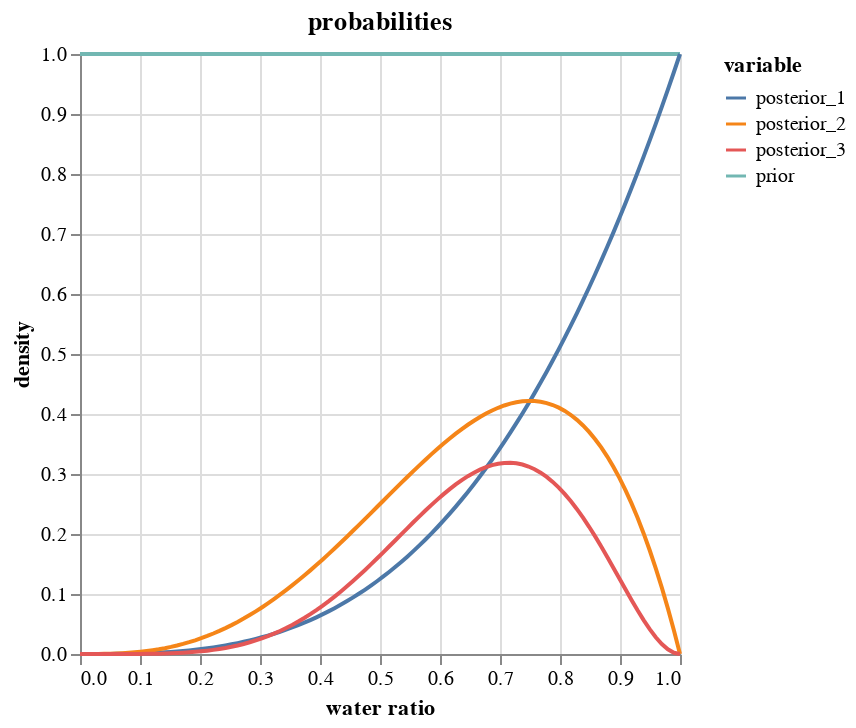

Notebook code cell kept with this figure:
### Code cell
# convert wide df to tall, keep `p_grid` column
df = df.melt("p_grid", value_name="density")

alt.Chart(df, title="probabilities").mark_line().encode(
    alt.X("p_grid", title="water ratio"),
    y="density",
    color="variable",
)

### Figure 1 — Vega-Lite specification as saved in the notebook (floating-point values rounded to 4 significant figures; data arrays with more than 128 entries replaced by an {"elided": "..."} marker saying what was removed)
{"$schema": "https://vega.github.io/schema/vega-lite/v5.20.1.json", "config": {"view": {"continuousHeight": 300, "continuousWidth": 300}}, "data": {"name": "data-f8aaff11855c40d20cdbb6b773940011"}, "datasets": {"data-f8aaff11855c40d20cdbb6b773940011": {"elided": "400 records"}}, "encoding": {"color": {"field": "variable", "type": "nominal"}, "x": {"field": "p_grid", "title": "water ratio", "type": "quantitative"}, "y": {"field": "density", "type": "quantitative"}}, "mark": {"type": "line"}, "title": "probabilities"}
